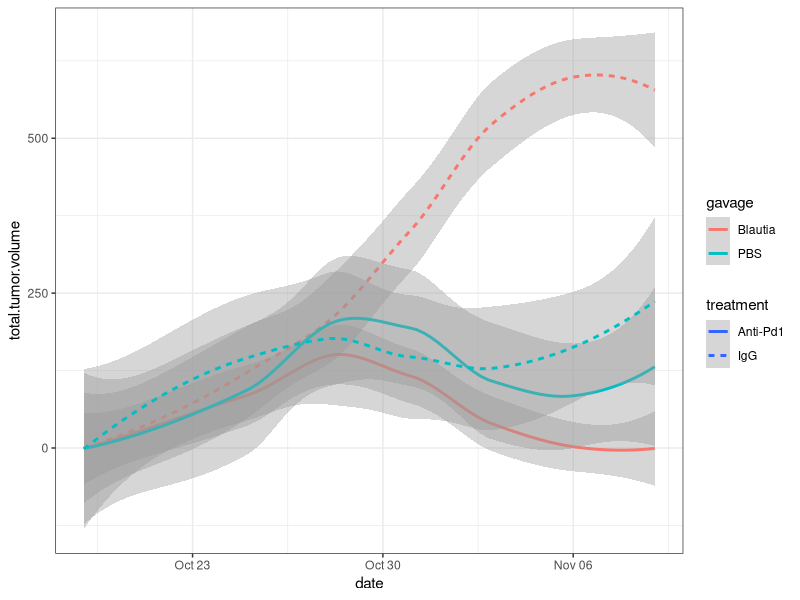
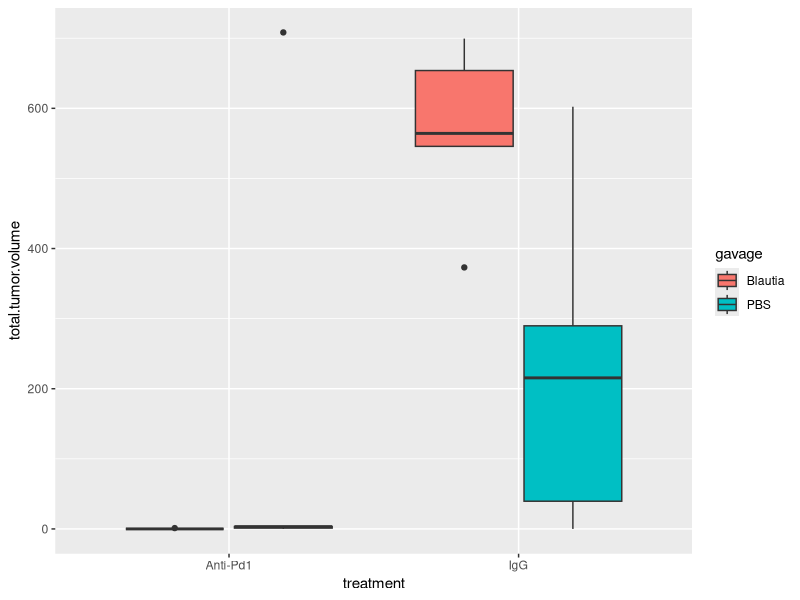
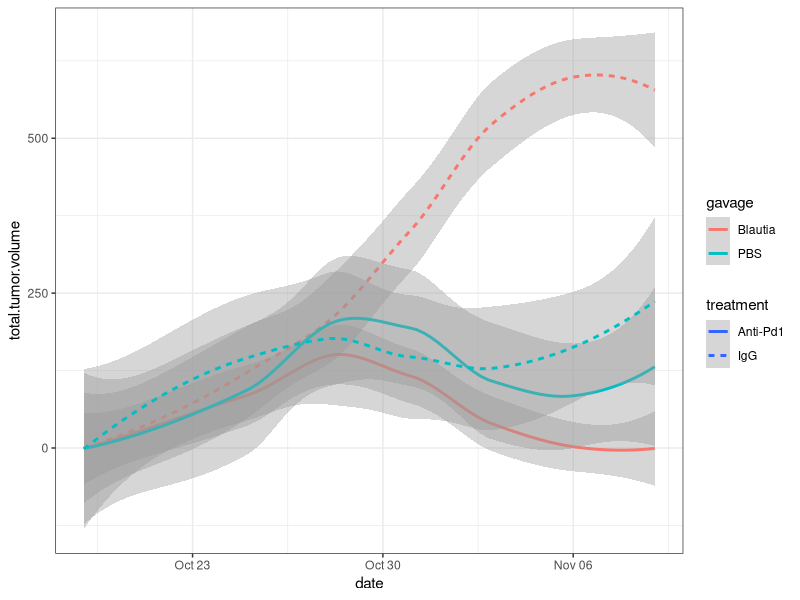

Reproduce these figures in R, in order.
## ---- chunk 1
knitr::opts_chunk$set(echo = TRUE)

library(readxl)
library(tidyverse)
library(knitr)
## ---- chunk 2
x <- readxl::read_xlsx(file.path("..", 
                                 "data", 
                                 "tumor-size", 
                                 "AOT00052648-mimic20", 
                                 "AOT00052648-mimic20_tumor-size.xlsx"))

summary(x)
## ---- chunk 3
y <- 
  x %>%
  drop_na(`tumor.length.(mm)`) %>%
  mutate(treatment = if_else(grepl("1|2|3|4", cage),
                             true = "Anti-Pd1",
                             false = "IgG")) %>%
    mutate(gavage = if_else(grepl("1|3|5|7", cage),
                             true = "Blautia",
                             false = "PBS")) %>%
  filter(!grepl("n/a", `tumor.length.(mm)`)) %>%
  mutate(tumor.length.mm = as.numeric(`tumor.length.(mm)`),
         tumor.width.mm = as.numeric(`tumor.width.(mm)`)) %>%
  mutate(tumor.width.mm = if_else(is.na(tumor.width.mm),
                                  true = 0,
                                  false = tumor.width.mm)) %>%
  mutate(tumor.volume = (tumor.length.mm * (tumor.width.mm^2)) / 2) %>%
  mutate(cage = as.factor(cage)) %>%
  mutate(mouse = paste(tail.number, cage, sep = ".")) %>%
  group_by(mouse, date, treatment, gavage) %>%
  summarize(total.tumor.volume = sum(tumor.volume))
  

head(y)  
## ---- chunk 4
y %>%
  ggplot(aes(x = date, y = total.tumor.volume)) +
  # geom_line(aes(group = mouse), 
  #           alpha = 0.3, 
  #           show.legend = FALSE) +
  # geom_point(alpha = 0.1,
  #            show.legend = FALSE) +
  geom_smooth(aes(color = gavage,
                  lty = treatment)) +
  theme_bw()

ggsave("../figures/mimic16_tum-volume.png",
       height = 3, width = 6)
## ---- chunk 5
  y %>%
  filter(date == as.Date("2023-11-09")) %>%
  ggplot(aes(x = treatment, y = total.tumor.volume)) +
  geom_boxplot(aes(fill = gavage))
           

